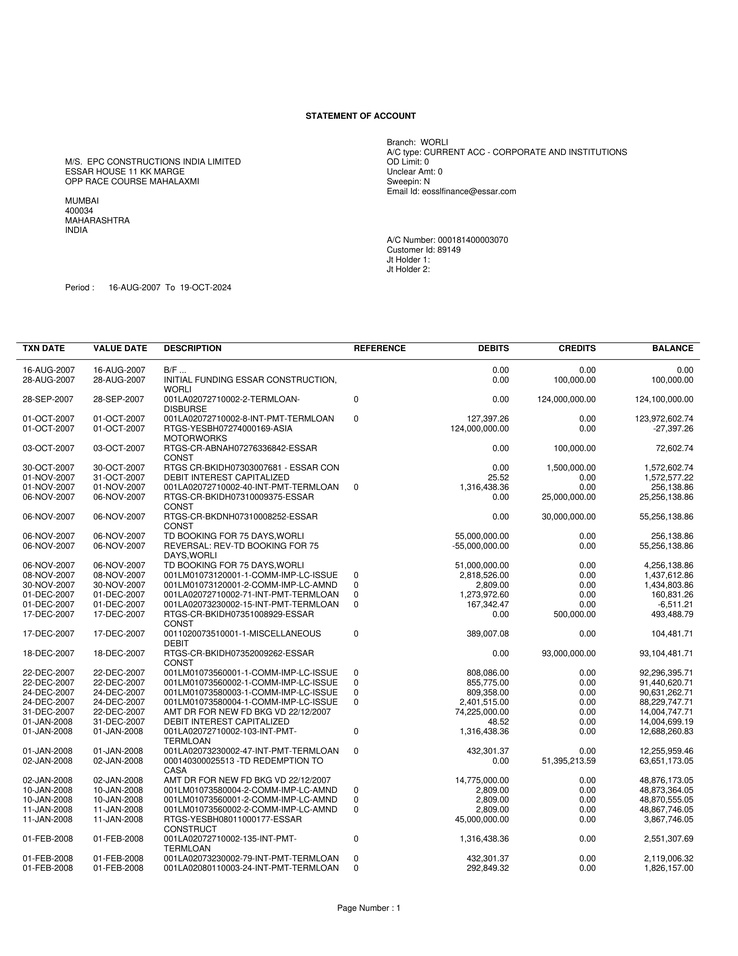
#> input picture dump_spark/input1/page_1.jpg, 738 x 956 px, shrunk from 2550 x 3300 before the run; its folder holds only this picture in this run
$ python -i main.py   (imports and definitions only)
#> lines starting #> are read from the running program, lines starting #| are printed output that depends on the picture; after the words box and inside, x2 and y2 are one past the last pixel; in counts of white or black regions, pixels touching at a corner belong together
import os
import cv2
import numpy as np

def process_image_and_detect_contours(image_path, output_directory):
    # Read the image
#> called with image_path = 'input1/page_1.jpg', output_directory = 'out.png'
    image = cv2.imread(image_path)
#> image is the input picture: shape (956, 738, 3); min 0, max 255, mean 242.1

    if image is None:
        print(f"Error: Could not read image at {image_path}")
        return

    # Convert to grayscale
    grey_image = cv2.cvtColor(image, cv2.COLOR_BGR2GRAY)

    # Threshold the image
    _, thresholded_image = cv2.threshold(grey_image, 0, 255, cv2.THRESH_BINARY + cv2.THRESH_OTSU)
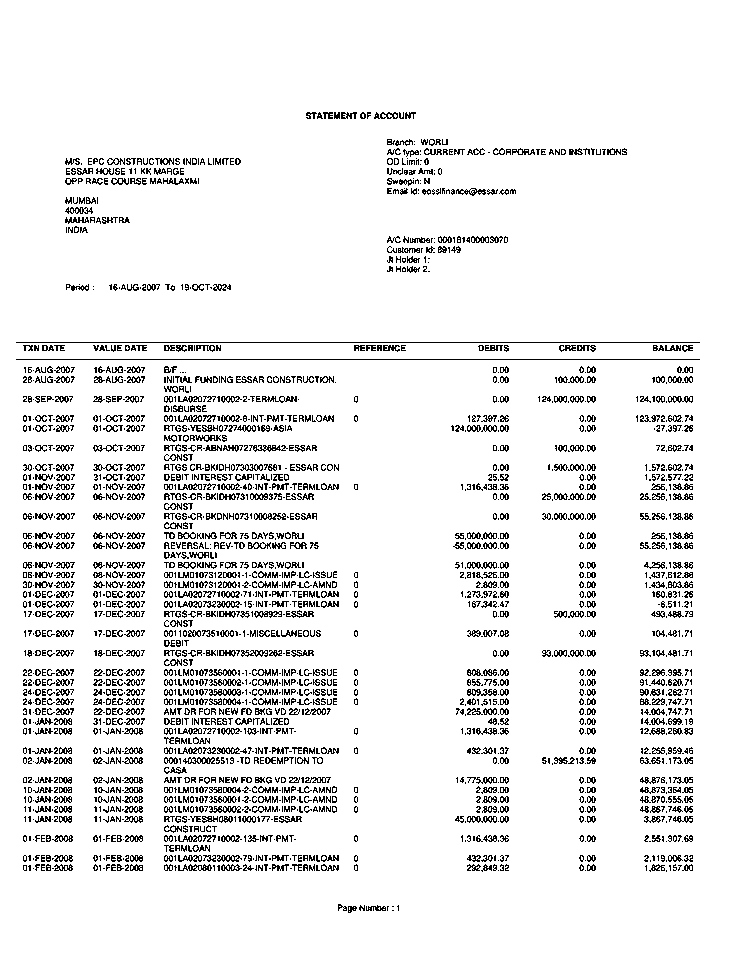
#> thresholded_image: shape (956, 738); 92.2% white; black in thin lines or dots, all inside (x1, y1, x2, y2) = (16, 112, 700, 913)

    # Dilate the image to connect text regions
    kernel = np.ones((5,5), np.uint8)
    dilated_image = cv2.dilate(thresholded_image, kernel, iterations=2)
#> dilated_image: shape (956, 738); every value is 255

    # Find contours
    contours, _ = cv2.findContours(dilated_image, cv2.RETR_TREE, cv2.CHAIN_APPROX_SIMPLE)
#> contours = [[[0, 0], [0, 955], [737, 955], [737, 0]]]

    # Draw contours on the original image
    image_with_contours = image.copy()
    cv2.drawContours(image_with_contours, contours, -1, (0, 255, 0), 3)
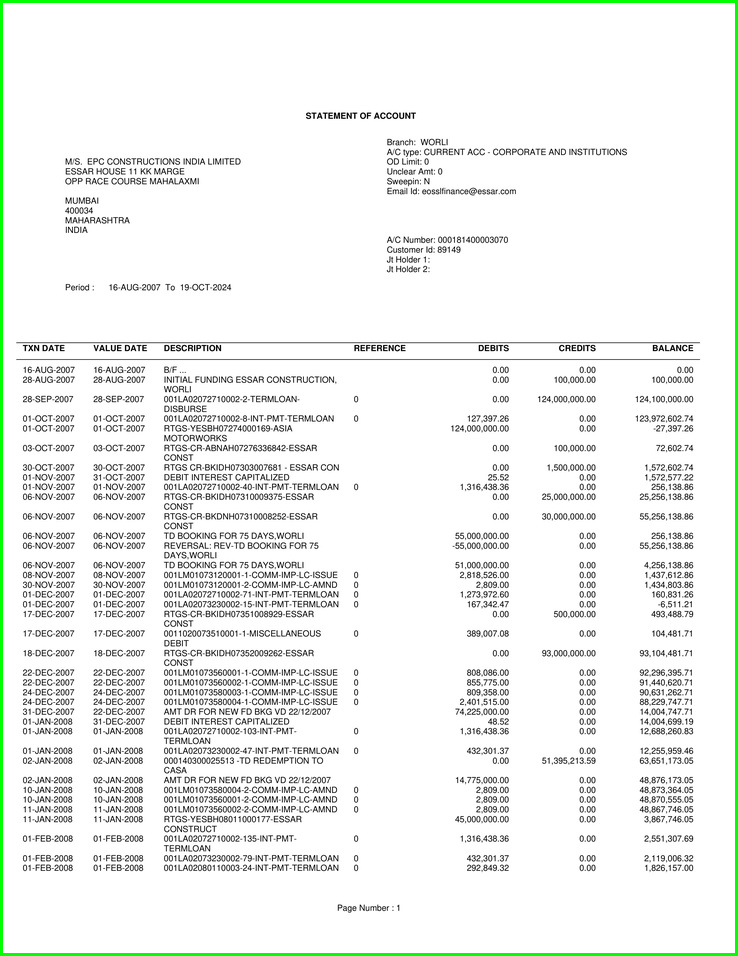
#> image_with_contours: shape (956, 738, 3); 1.44% of pixels changed, all inside (x1, y1, x2, y2) = (0, 0, 738, 956)

    # Create a unique file name for the output
    contour_file_name = os.path.join(output_directory, f"contour_{os.path.basename(image_path)}")

    # Save the image with contours drawn on it
    cv2.imwrite(contour_file_name, image_with_contours)
    print(f"Contours drawn and saved to: {contour_file_name}")

def process_images_in_directory(input_directory, output_directory):
    """
    Processes all images in a directory to detect contours and save the output images.

    Args:
    input_directory (str): Path to the directory containing input images.
    output_directory (str): Path to the directory where contour images will be saved.

    Returns:
    None
    """
    # Ensure the output directory exists
    os.makedirs(output_directory, exist_ok=True)

    # Get all the .jpg images in the directory
    image_paths = [os.path.join(input_directory, f) for f in os.listdir(input_directory) if f.endswith('.jpg')]

    for image_path in image_paths:
        process_image_and_detect_contours(image_path, output_directory)

# [7 lines not run here, left out]

>>> result = process_image_and_detect_contours('input1/page_1.jpg', 'out.png')

$ run again, on dump_spark/input1/page_10.jpg
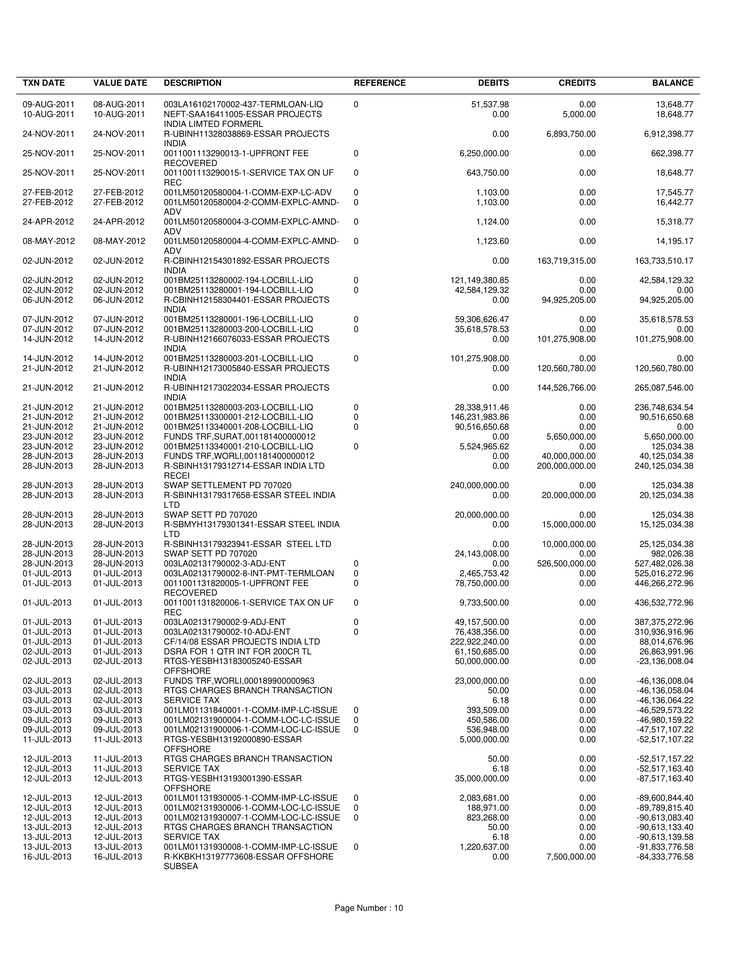
#> input picture dump_spark/input1/page_10.jpg, 738 x 956 px, shrunk from 2550 x 3300 before the run
#> in process_image_and_detect_contours, image is the input picture: shape (956, 738, 3); min 0, max 255, mean 238.2
#> in process_image_and_detect_contours, `_, thresholded_image = cv2.threshold(grey_image, 0, 255, cv2.THRESH_BI..`:
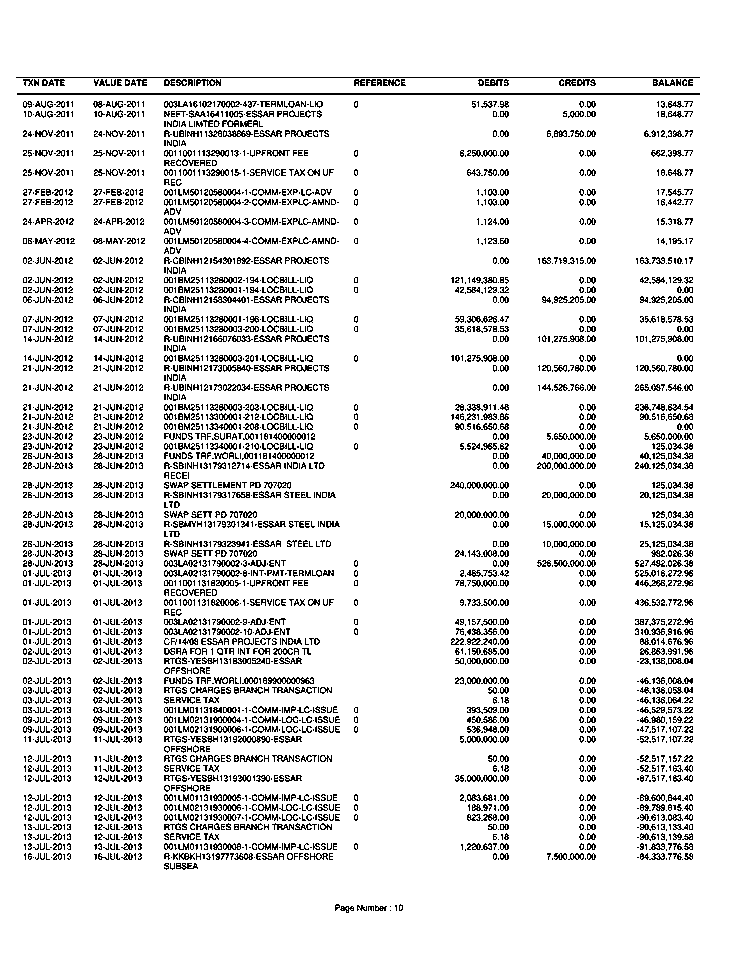
#> thresholded_image: shape (956, 738); 89.8% white; black in thin lines or dots, all inside (x1, y1, x2, y2) = (16, 77, 700, 913)
#> dilated_image: shape (956, 738); every value is 255
#> contours = [[[0, 0], [0, 955], [737, 955], [737, 0]]]
#> in process_image_and_detect_contours, `cv2.drawContours(image_with_contours, contours, -1, (0, 255, 0), 3)`:
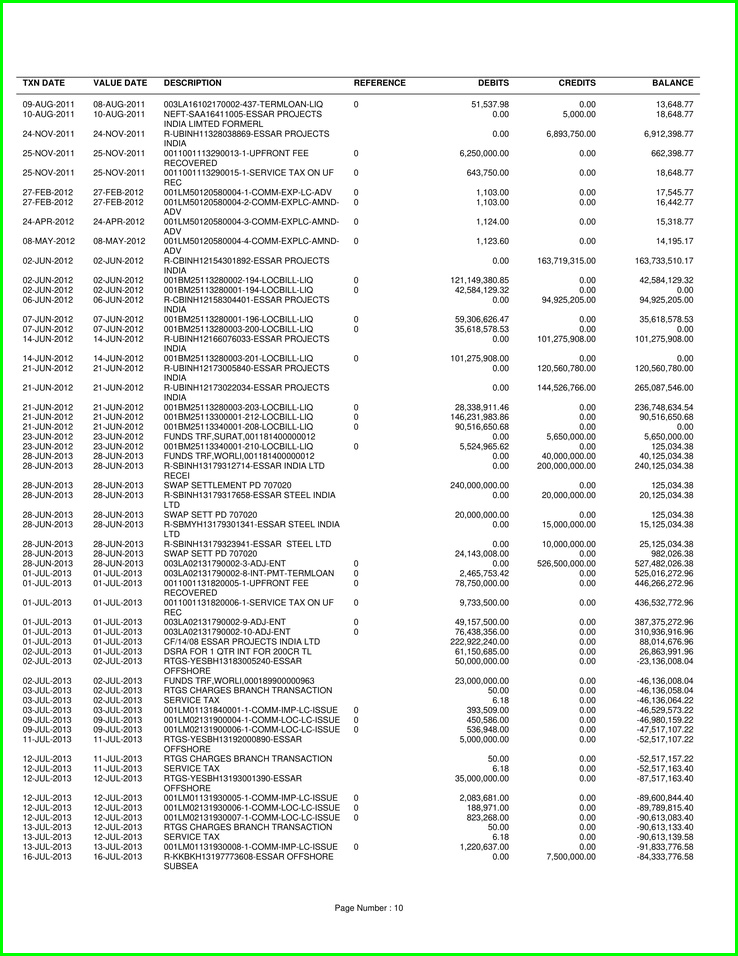
#> image_with_contours: shape (956, 738, 3); 1.44% of pixels changed, all inside (x1, y1, x2, y2) = (0, 0, 738, 956)

$ run again, on dump_spark/input1/page_11.jpg
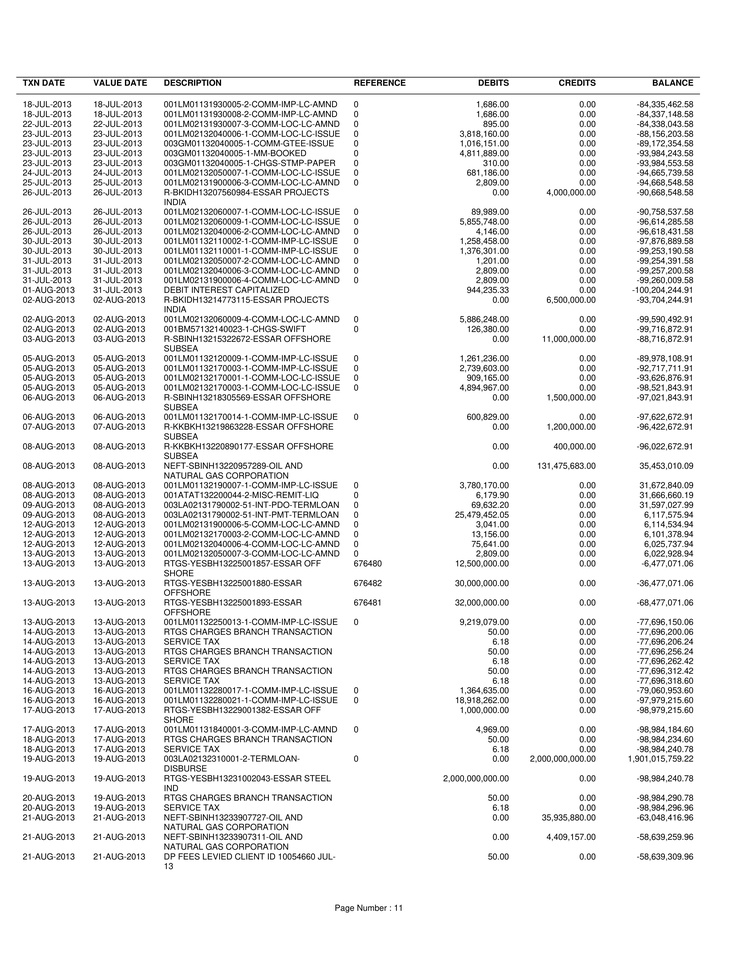
#> input picture dump_spark/input1/page_11.jpg, 738 x 956 px, shrunk from 2550 x 3300 before the run
#> in process_image_and_detect_contours, image is the input picture: shape (956, 738, 3); min 0, max 255, mean 236.2
#> in process_image_and_detect_contours, `_, thresholded_image = cv2.threshold(grey_image, 0, 255, cv2.THRESH_BI..`:
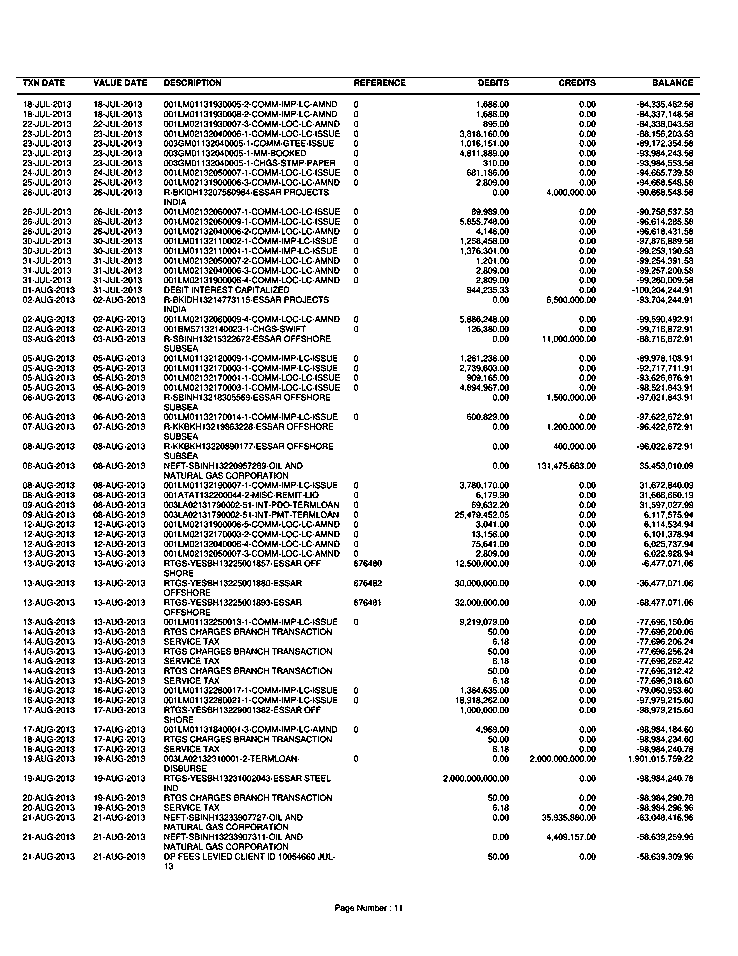
#> thresholded_image: shape (956, 738); 88.6% white; black in thin lines or dots, all inside (x1, y1, x2, y2) = (16, 77, 700, 913)
#> dilated_image: shape (956, 738); every value is 255
#> contours = [[[0, 0], [0, 955], [737, 955], [737, 0]]]
#> in process_image_and_detect_contours, `cv2.drawContours(image_with_contours, contours, -1, (0, 255, 0), 3)`:
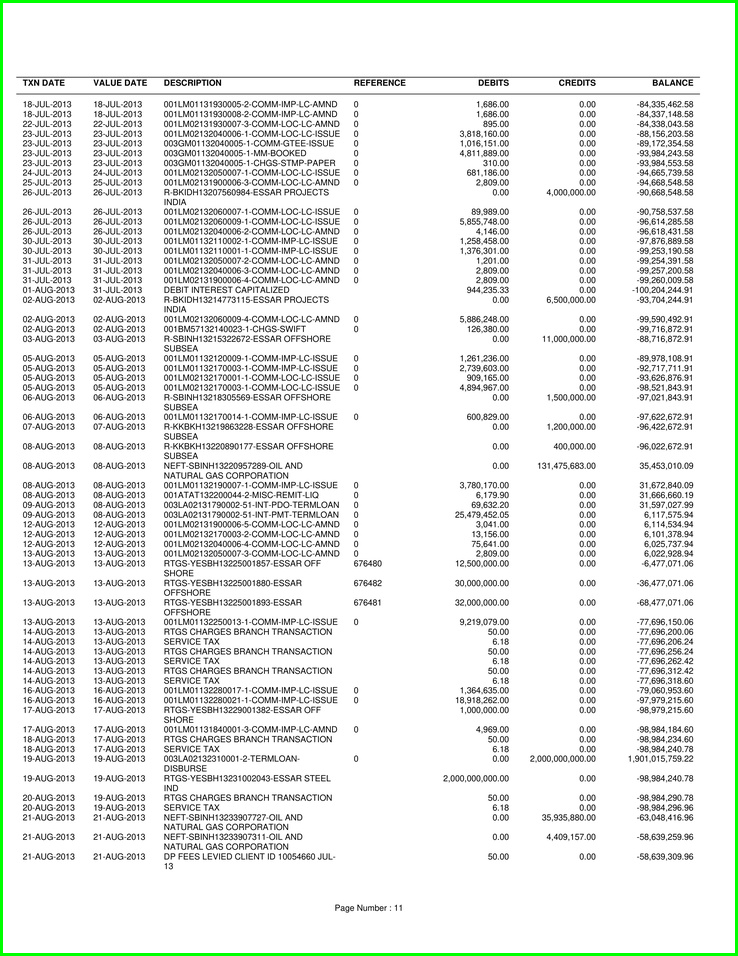
#> image_with_contours: shape (956, 738, 3); 1.44% of pixels changed, all inside (x1, y1, x2, y2) = (0, 0, 738, 956)

$ run again, on dump_spark/input1/page_12.jpg
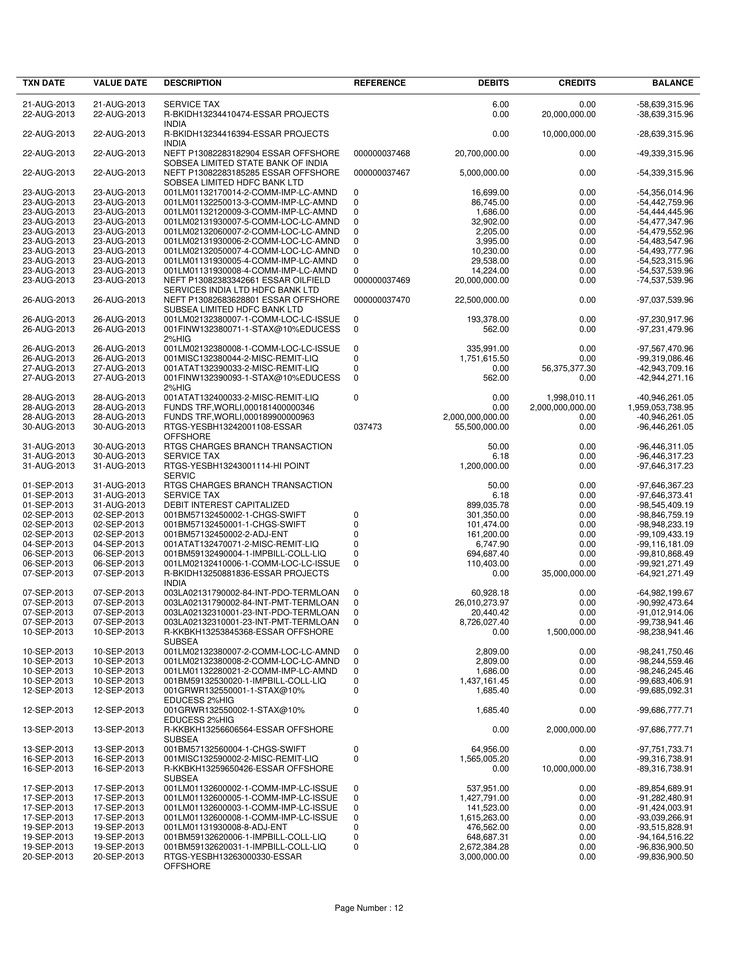
#> input picture dump_spark/input1/page_12.jpg, 738 x 956 px, shrunk from 2550 x 3300 before the run
#> in process_image_and_detect_contours, image is the input picture: shape (956, 738, 3); min 0, max 255, mean 235.8
#> in process_image_and_detect_contours, `_, thresholded_image = cv2.threshold(grey_image, 0, 255, cv2.THRESH_BI..`:
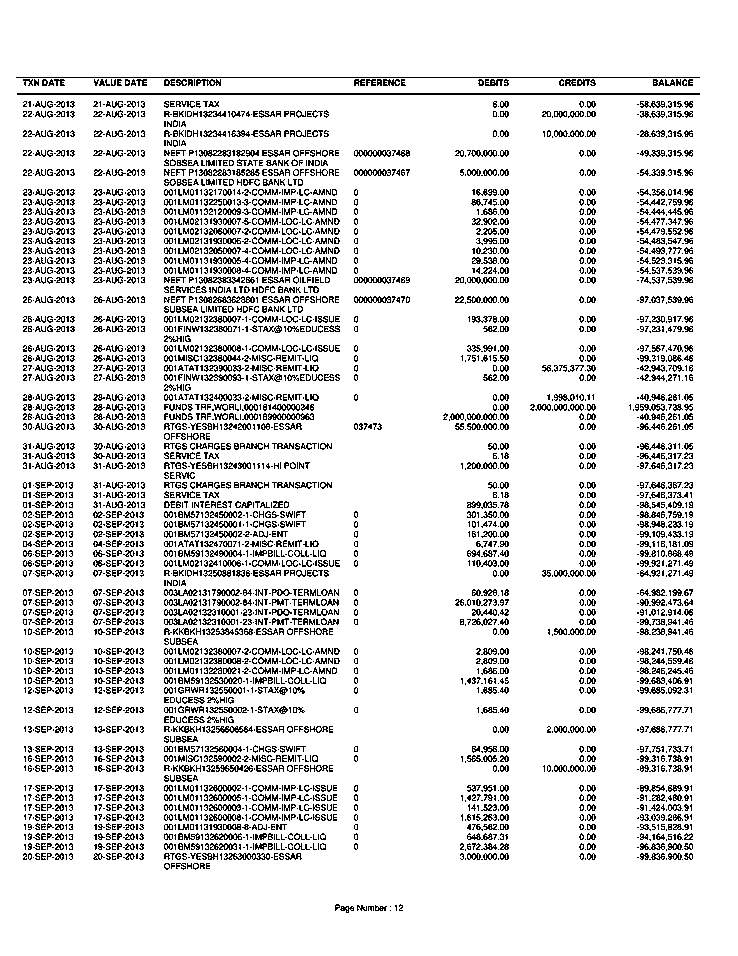
#> thresholded_image: shape (956, 738); 88.3% white; black in thin lines or dots, all inside (x1, y1, x2, y2) = (16, 77, 700, 913)
#> dilated_image: shape (956, 738); every value is 255
#> contours = [[[0, 0], [0, 955], [737, 955], [737, 0]]]
#> in process_image_and_detect_contours, `cv2.drawContours(image_with_contours, contours, -1, (0, 255, 0), 3)`:
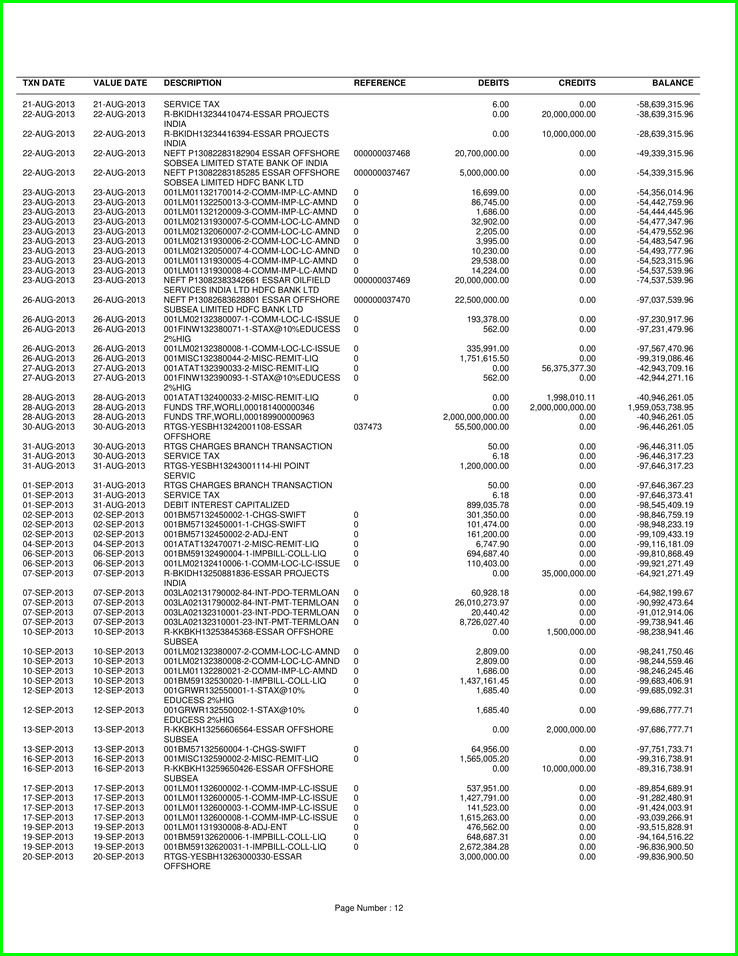
#> image_with_contours: shape (956, 738, 3); 1.44% of pixels changed, all inside (x1, y1, x2, y2) = (0, 0, 738, 956)
